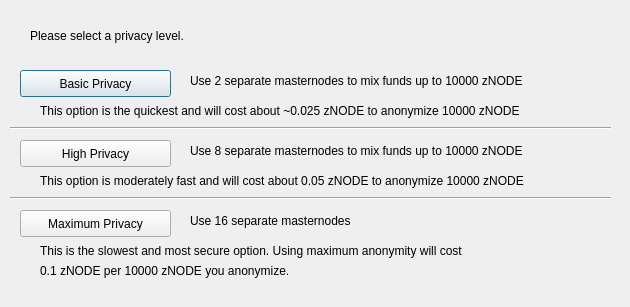
<?xml version="1.0" encoding="UTF-8"?>
<ui version="4.0">
 <class>ObfuscationConfig</class>
 <widget class="QDialog" name="ObfuscationConfig">
  <property name="geometry">
   <rect>
    <x>0</x>
    <y>0</y>
    <width>630</width>
    <height>307</height>
   </rect>
  </property>
  <property name="windowTitle">
   <string>Configure Obfuscation</string>
  </property>
  <widget class="QPushButton" name="buttonBasic">
   <property name="geometry">
    <rect>
     <x>20</x>
     <y>70</y>
     <width>151</width>
     <height>27</height>
    </rect>
   </property>
   <property name="text">
    <string>Basic Privacy</string>
   </property>
  </widget>
  <widget class="QPushButton" name="buttonHigh">
   <property name="geometry">
    <rect>
     <x>20</x>
     <y>140</y>
     <width>151</width>
     <height>27</height>
    </rect>
   </property>
   <property name="text">
    <string>High Privacy</string>
   </property>
  </widget>
  <widget class="QPushButton" name="buttonMax">
   <property name="geometry">
    <rect>
     <x>20</x>
     <y>210</y>
     <width>151</width>
     <height>27</height>
    </rect>
   </property>
   <property name="text">
    <string>Maximum Privacy</string>
   </property>
  </widget>
  <widget class="QLabel" name="label">
   <property name="geometry">
    <rect>
     <x>30</x>
     <y>20</y>
     <width>571</width>
     <height>31</height>
    </rect>
   </property>
   <property name="text">
    <string>Please select a privacy level.</string>
   </property>
  </widget>
  <widget class="QLabel" name="label_2">
   <property name="geometry">
    <rect>
     <x>190</x>
     <y>70</y>
     <width>421</width>
     <height>21</height>
    </rect>
   </property>
   <property name="text">
    <string>Use 2 separate masternodes to mix funds up to 10000 zNODE</string>
   </property>
  </widget>
  <widget class="QLabel" name="label_3">
   <property name="geometry">
    <rect>
     <x>190</x>
     <y>140</y>
     <width>411</width>
     <height>21</height>
    </rect>
   </property>
   <property name="text">
    <string>Use 8 separate masternodes to mix funds up to 10000 zNODE</string>
   </property>
  </widget>
  <widget class="QLabel" name="label_4">
   <property name="geometry">
    <rect>
     <x>190</x>
     <y>210</y>
     <width>421</width>
     <height>21</height>
    </rect>
   </property>
   <property name="text">
    <string>Use 16 separate masternodes</string>
   </property>
  </widget>
  <widget class="QLabel" name="label_6">
   <property name="geometry">
    <rect>
     <x>40</x>
     <y>100</y>
     <width>561</width>
     <height>21</height>
    </rect>
   </property>
   <property name="text">
    <string>This option is the quickest and will cost about ~0.025 zNODE to anonymize 10000 zNODE</string>
   </property>
  </widget>
  <widget class="QLabel" name="label_7">
   <property name="geometry">
    <rect>
     <x>40</x>
     <y>170</y>
     <width>561</width>
     <height>21</height>
    </rect>
   </property>
   <property name="text">
    <string>This option is moderately fast and will cost about 0.05 zNODE to anonymize 10000 zNODE</string>
   </property>
  </widget>
  <widget class="QLabel" name="label_8">
   <property name="geometry">
    <rect>
     <x>40</x>
     <y>240</y>
     <width>561</width>
     <height>21</height>
    </rect>
   </property>
   <property name="text">
    <string>This is the slowest and most secure option. Using maximum anonymity will cost</string>
   </property>
  </widget>
  <widget class="QLabel" name="label_9">
   <property name="geometry">
    <rect>
     <x>40</x>
     <y>260</y>
     <width>561</width>
     <height>21</height>
    </rect>
   </property>
   <property name="text">
    <string>0.1 zNODE per 10000 zNODE you anonymize.</string>
   </property>
  </widget>
  <widget class="Line" name="line">
   <property name="geometry">
    <rect>
     <x>10</x>
     <y>120</y>
     <width>601</width>
     <height>16</height>
    </rect>
   </property>
   <property name="orientation">
    <enum>Qt::Horizontal</enum>
   </property>
  </widget>
  <widget class="Line" name="line_2">
   <property name="geometry">
    <rect>
     <x>10</x>
     <y>190</y>
     <width>601</width>
     <height>16</height>
    </rect>
   </property>
   <property name="orientation">
    <enum>Qt::Horizontal</enum>
   </property>
  </widget>
 </widget>
 <resources/>
 <connections/>
</ui>
